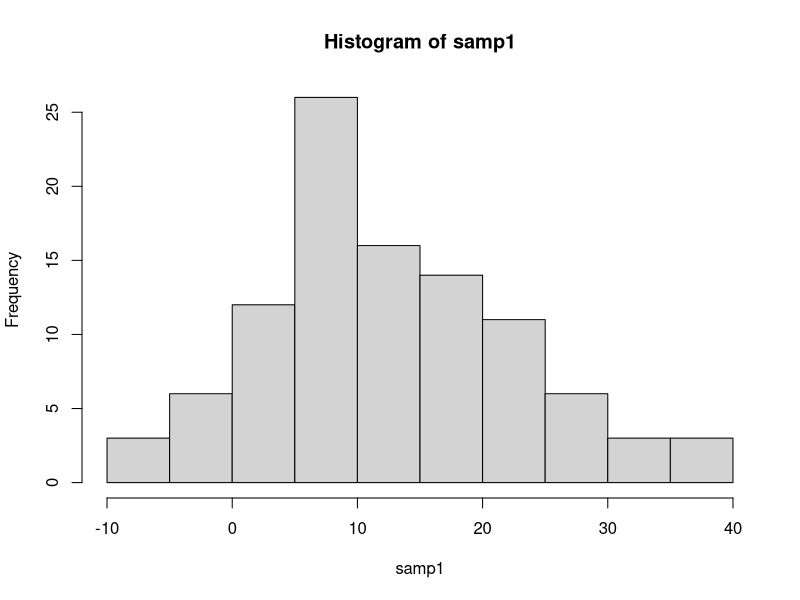
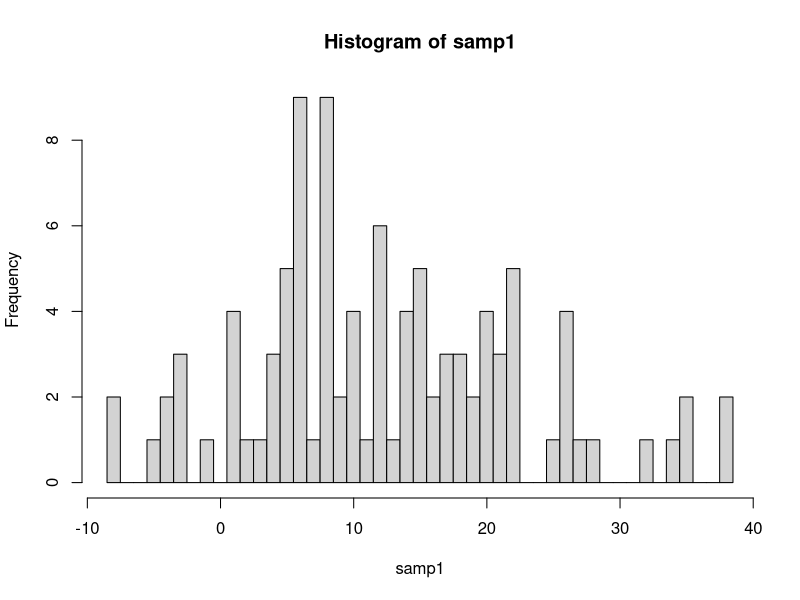

These charts were generated, in order, by the following R code:
## ---- chunk 1
# Set random seed for reproducibility
set.seed(503)

# Parameters
n = 100
mean = 12
sd = 10

# Generate the random sample 
samp1 <- rnorm(n, mean, sd)
# Show first 50 values of the random sample generation
head(samp1, 50)
## ---- chunk 2

# Calculate the sample mean
meanRandomSample <- mean(samp1)
# Show sample mean
print(paste0("Sample Mean: ", meanRandomSample))

## ---- chunk 3
# Calculate the sample standard deviation
sdRandomSample <- sd(samp1)
# Show sample standard deviation
print(paste0("Sample Standard Deviation: ", sdRandomSample))
## ---- chunk 4
# Plot the random sample
hist(samp1)
hist(samp1,breaks = seq(min(samp1), max(samp1) + 1, by = 1))
